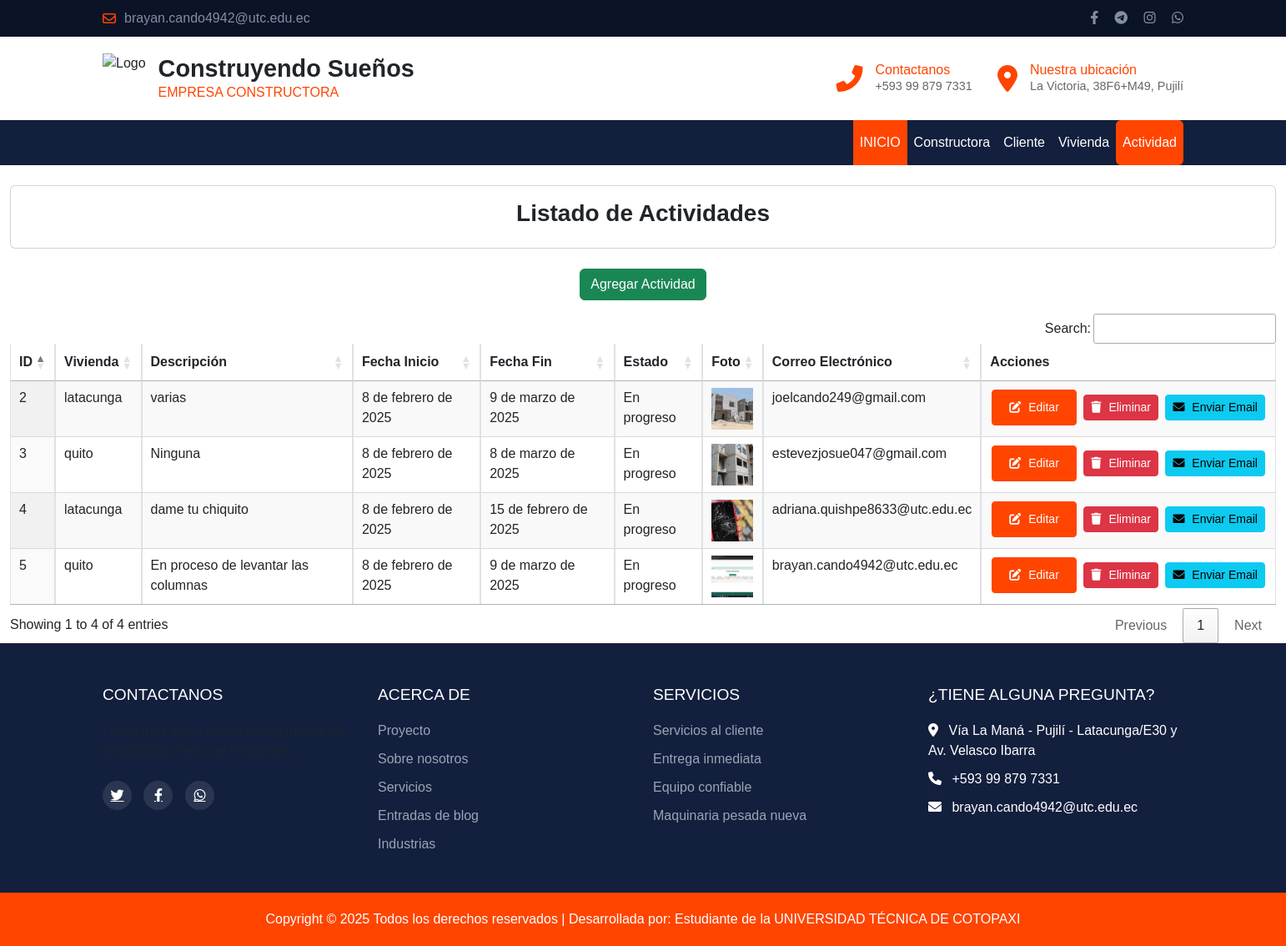
Page /actividades/ on the committed database.
### Aplicaciones/Planificacion/models.py (models this page shows, shortened)
class Actividad(models.Model):
    vivienda = models.ForeignKey(Vivienda, on_delete=models.CASCADE)
    descripcion = models.TextField()
    fecha_inicio = models.DateField()
    fecha_fin = models.DateField(null=True, blank=True)
    estado = models.CharField(max_length=50, choices=[("Pendiente", "Pendiente"), ("En progreso", "En progreso"), ("Finalizada", "Finalizada")])
    foto = models.ImageField(upload_to='actividades', null=True, blank=True, verbose_name="Foto Adjunta")
    email = models.EmailField(null=True, blank=True)

class Vivienda(models.Model):
    direccion = models.TextField()
    tipo = models.CharField(max_length=100)  # Ejemplo: "Casa", "Departamento"
    metros_cuadrados = models.FloatField()
    precio = models.DecimalField(max_digits=10, decimal_places=2)
    cliente = models.ForeignKey(Cliente, on_delete=models.SET_NULL, null=True, blank=True)
    constructora = models.ForeignKey(Constructora, on_delete=models.CASCADE)
    estado = models.CharField(max_length=50, choices=[("En construcción", "En construcción"), ("Terminada", "Terminada")])

### Aplicaciones/Planificacion/views.py (the view)
# urls.py: path('actividades/', views.listadoActividades, name='listadoActividades'),
def listadoActividades(request):
    actividades = Actividad.objects.all().order_by('-fecha_inicio')
    return render(request, 'Actividad/listadoActividades.html', {
        'actividades': actividades
    })

### Aplicaciones/Planificacion/templates/Actividad/listadoActividades.html (shortened to what this page needs)
{% extends "plantilla.html" %}
{% block body %}
<link rel="stylesheet" type="text/css" href="https://cdn.datatables.net/1.13.7/css/jquery.dataTables.min.css">
<link rel="stylesheet" type="text/css" href="https://cdn.datatables.net/buttons/2.4.2/css/buttons.dataTables.min.css">
<div class="container-fluid">
    <br>
    <div class="card">
        <div class="card-body">
            <h3 class="card-title text-center"><b>Listado de Actividades</b></h3>
        </div>
    </div>
    <br>
    <div class="text-center mb-3">
        <a href="{% url 'nuevaActividad' %}" class="btn btn-success">Agregar Actividad</a>
    </div>
    <div class="table-responsive">
        <table id="tbl-actividades" class="table table-striped table-bordered display">
            <thead>
                <tr>
                    <th>ID</th>
                    <th>Vivienda</th>
                    <th>Descripción</th>
                    <th>Fecha Inicio</th>
                    <th>Fecha Fin</th>
                    <th>Estado</th>
                    <th>Foto</th>
                    <th>Correo Electrónico</th>
                    <th>Acciones</th>
                </tr>
            </thead>
            <tbody>
                {% for actividad in actividades %}
                <tr>
                    <td>{{ actividad.id }}</td>
                    <td>{{ actividad.vivienda.direccion }}</td>
                    <td>{{ actividad.descripcion }}</td>
                    <td>{{ actividad.fecha_inicio }}</td>
                    <td>{{ actividad.fecha_fin|default:"No definida" }}</td>
                    <td>{{ actividad.estado }}</td>
                    <td>
                        {% if actividad.foto %}
                            <img src="{{ actividad.foto.url }}" alt="Foto" class="actividad-imagen">
                        {% else %}
                            No disponible
                        {% endif %}
                    </td>
                    <td>
                        {% if actividad.email %}
                            {{ actividad.email }}
                        {% else %}
                            No disponible
                        {% endif %}
                    </td>
                    <td class="text-nowrap">
                        <a href="{% url 'editarActividad' actividad.id %}" class="btn btn-primary btn-action btn-sm">
                            <i class="fas fa-edit"></i> Editar
                        </a>
                        <a href="{% url 'eliminarActividad' actividad.id %}" class="btn btn-danger btn-action btn-sm"
                           onclick="return confirm('¿Está seguro de eliminar esta actividad?');">
                            <i class="fas fa-trash"></i> Eliminar
                        </a>
                        {% if actividad.email %}
                        <a href="{% url 'enviarCorreoActividad' actividad.id %}" class="btn btn-info btn-action btn-sm">
                            <i class="fas fa-envelope"></i> Enviar Email
                        </a>
                        {% endif %}
                    </td>
                </tr>
                {% endfor %}
            </tbody>
        </table>
    </div>
</div>
{% endblock %}

### Aplicaciones/Planificacion/templates/plantilla.html (shortened to what this page needs)
<!DOCTYPE html>
<html lang="es">
<head>
    <link href="https://cdn.jsdelivr.net/npm/bootstrap@5.3.0/dist/css/bootstrap.min.css" rel="stylesheet">
    <link rel="stylesheet" href="https://cdnjs.cloudflare.com/ajax/libs/font-awesome/6.0.0/css/all.min.css">
</head>
<body>
    <div class="email-bar">
        <div class="container">
            <div class="email-section">
                <i class="far fa-envelope"></i>
                <span>brayan.cando4942@utc.edu.ec</span>
            </div>
            <div class="social-icons">
                <a href="https://www.facebook.com/share/1BAP841DDf/"><i class="fab fa-facebook-f"></i></a>
                <a href="https://t.me/+593998797331"><i class="fab fa-telegram"></i></a>
                <a href="https://www.instagram.com/brayanjoel33?utm_source=qr"><i class="fab fa-instagram"></i></a>
                <a href="https://wa.me/message/ZCVQYFFQ35MHE1"><i class="fab fa-whatsapp"></i></a>
            </div>
        </div>
    </div>
    <div class="info-bar">
        <div class="container">
            <div class="logo-section">
                <img src="https://img.freepik.com/vector-gratis/plantilla-logotipo-empresa-construccion-dibujada-mano_23-2150009921.jpg?semt=ais_hybrid" alt="Logo">
                <div class="logo-text">
                    <h1>Construyendo Sueños</h1>
                    <p>EMPRESA CONSTRUCTORA</p>
                </div>
            </div>
            <div class="contact-boxes">
                <div class="contact-box">
                    <i class="fas fa-phone-alt"></i>
                    <div class="contact-box-text">
                        <h4>Contactanos</h4>
                        <p>+593 99 879 7331</p>
                    </div>
                </div>
                <div class="contact-box">
                    <i class="fas fa-map-marker-alt"></i>
                    <div class="contact-box-text">
                        <h4>Nuestra ubicación</h4>
                        <p>La Victoria, 38F6+M49, Pujilí</p>
                    </div>
                </div>
            </div>
        </div>
    </div>
    <nav class="navbar navbar-expand-lg navbar-dark">
        <div class="container">
            <div class="collapse navbar-collapse" id="navbarNav">
                <ul class="navbar-nav ms-auto">
                    <li class="nav-item">
                        <a class="nav-link active" href="{% url 'inicio' %}">INICIO</a>
                    </li>
                    <li class="nav-item">
                        <a class="nav-link" href="{% url 'nuevaConstructora' %}">Constructora</a>
                    </li>
                    <li class="nav-item">
                        <a class="nav-link" href="{% url 'nuevoCliente' %}">Cliente</a>
                    </li>
                    <li class="nav-item">
                        <a class="nav-link" href="{% url 'nuevaVivienda' %}">Vivienda</a>
                    </li>
                    <li class="nav-item">
                        <a class="nav-link btn btn-primary" href="{% url 'nuevaActividad' %}">Actividad</a>
                    </li>
                </ul>
            </div>
        </div>
    </nav>
    {% block body %}
    {% endblock %}
    <footer>
        <div class="container">
            <div class="row">
                <div class="col-md-3 footer-section">
                    <h4>Contactanos</h4>
                    <p class="text-muted">
                    </p>
                    <div class="footer-social mt-4">
                        <a href="#"><i class="fab fa-twitter"></i></a>
                        <a href="#"><i class="fab fa-facebook-f"></i></a>
                        <a href="#"><i class="fab fa-whatsapp"></i></a>
                    </div>
                </div>
                <div class="col-md-3 footer-section">
                    <h4>ACERCA DE</h4>
                    <ul>
                        <li><a href="#">Proyecto</a></li>
                        <li><a href="#">Sobre nosotros</a></li>
                        <li><a href="#">Servicios</a></li>
                        <li><a href="#">Entradas de blog</a></li>
                        <li><a href="#">Industrias</a></li>
                    </ul>
                </div>
                <div class="col-md-3 footer-section">
                    <h4>SERVICIOS</h4>
                    <ul>
                        <li><a href="#">Servicios al cliente</a></li>
                        <li><a href="#">Entrega inmediata</a></li>
                        <li><a href="#">Equipo confiable</a></li>
                        <li><a href="#">Maquinaria pesada nueva</a></li>
                    </ul>
                </div>
                <div class="col-md-3 footer-section">
                    <h4>¿TIENE ALGUNA PREGUNTA?</h4>
                    <ul>
                        <li><i class="fas fa-map-marker-alt me-2"></i> Vía La Maná - Pujilí - Latacunga/E30 y Av. Velasco Ibarra</li>
                        <li><i class="fas fa-phone me-2"></i> +593 99 879 7331</li>
                        <li><i class="fas fa-envelope me-2"></i> brayan.cando4942@utc.edu.ec</li>
                    </ul>
                </div>
            </div>
        </div>
        <div class="footer-bottom">
            <div class="container">
                <div class="text-center">
                    Copyright © 2025 Todos los derechos reservados | Desarrollada por: Estudiante de la UNIVERSIDAD TÉCNICA DE COTOPAXI
                </div>
            </div>
        </div>
    </footer>
</body>
</html>

### Aplicaciones/Planificacion/templates/plantilla.html (style rules this page uses)
body, html { margin: 0; padding: 0; font-family: 'Arial', sans-serif; min-height: 100vh; display: flex; flex-direction: column; }
.email-bar { background-color: #0b1327; color: #828da6; padding: 10px 0; }
.email-bar .container { display: flex; justify-content: space-between; align-items: center; }
.email-section { display: flex; align-items: center; gap: 10px; }
.email-section i { color: #ff4500; }
.social-icons a { color: #828da6; margin-left: 15px; text-decoration: none; }
.info-bar { background-color: white; padding: 20px 0; }
.info-bar .container { display: flex; justify-content: space-between; align-items: center; }
.logo-section { display: flex; align-items: center; gap: 15px; }
.logo-section img { height: 60px; width: auto; }
.logo-text h1 { margin: 0; font-size: 1.8rem; font-weight: bold; }
.logo-text p { margin: 0; color: #ff4500; }
.contact-boxes { display: flex; gap: 30px; }
.contact-box { display: flex; align-items: center; gap: 15px; }
.contact-box i { font-size: 2rem; color: #ff4500; }
.contact-box-text h4 { margin: 0; color: #ff4500; font-size: 1rem; }
.contact-box-text p { margin: 0; color: #666; font-size: 0.9rem; }
.navbar { background-color: #121f3d; padding: 0; }
.navbar-nav .nav-link { color: white !important; padding: 15px 20px; transition: background-color 0.3s; }
.navbar-nav .nav-link:hover, .navbar-nav .nav-link.active { background-color: #ff4500; }
.btn-primary { background-color: #ff4500; border-color: #ff4500; padding: 10px 20px; }
footer { background-color: #121f3d; color: #ffffff; padding: 50px 0 0 0; margin-top: auto; }
.footer-section { margin-bottom: 30px; }
.footer-section h4 { color: #ffffff; font-size: 1.2rem; margin-bottom: 20px; text-transform: uppercase; }
.footer-section ul { list-style: none; padding: 0; }
.footer-section ul li { margin-bottom: 10px; }
.footer-section ul li a { color: #9ba4b5; text-decoration: none; transition: color 0.3s ease; }
.footer-bottom { background-color: #ff4500; padding: 20px 0; color: white; position: relative; }
.footer-bottom::before { content: ''; position: absolute; right: 0; bottom: 0; width: 50%; height: 100%; background-color: #ff4500; transform: skew(-45deg) translateX(50%); z-index: 0; }
.footer-bottom .container { position: relative; z-index: 1; }
.footer-social a { width: 35px; height: 35px; background: rgba(255, 255, 255, 0.1); display: inline-flex; align-items: center; justify-content: center; border-radius: 50%; margin-right: 10px; color: white; transition: all 0.3s ease; }

### Aplicaciones/Planificacion/templates/Actividad/listadoActividades.html (style rules this page uses)
.actividad-imagen { width: 50px; height: 50px; object-fit: cover; }
.btn-action { margin: 2px; white-space: nowrap; }
.btn-action i { margin-right: 5px; }

### rows in the picture
Actividad: id "2", vivienda.direccion "latacunga", descripcion "varias", fecha_inicio "8 de febrero de 2025", fecha_fin "9 de marzo de 2025", estado "En progreso", foto (picture), email "joelcando249@gmail.com", shows "Enviar Email"
Actividad: id "3", vivienda.direccion "quito", descripcion "Ninguna", fecha_inicio "8 de febrero de 2025", fecha_fin "8 de marzo de 2025", estado "En progreso", foto (picture), email "estevezjosue047@gmail.com", shows "Enviar Email"
Actividad: id "4", vivienda.direccion "latacunga", descripcion "dame tu chiquito", fecha_inicio "8 de febrero de 2025", fecha_fin "15 de febrero de 2025", estado "En progreso", foto (picture), email "adriana.quishpe8633@utc.edu.ec", shows "Enviar Email"
Actividad: id "5", vivienda.direccion "quito", descripcion "En proceso de levantar las columnas", fecha_inicio "8 de febrero de 2025", fecha_fin "9 de marzo de 2025", estado "En progreso", foto (picture), email "brayan.cando4942@utc.edu.ec", shows "Enviar Email"
